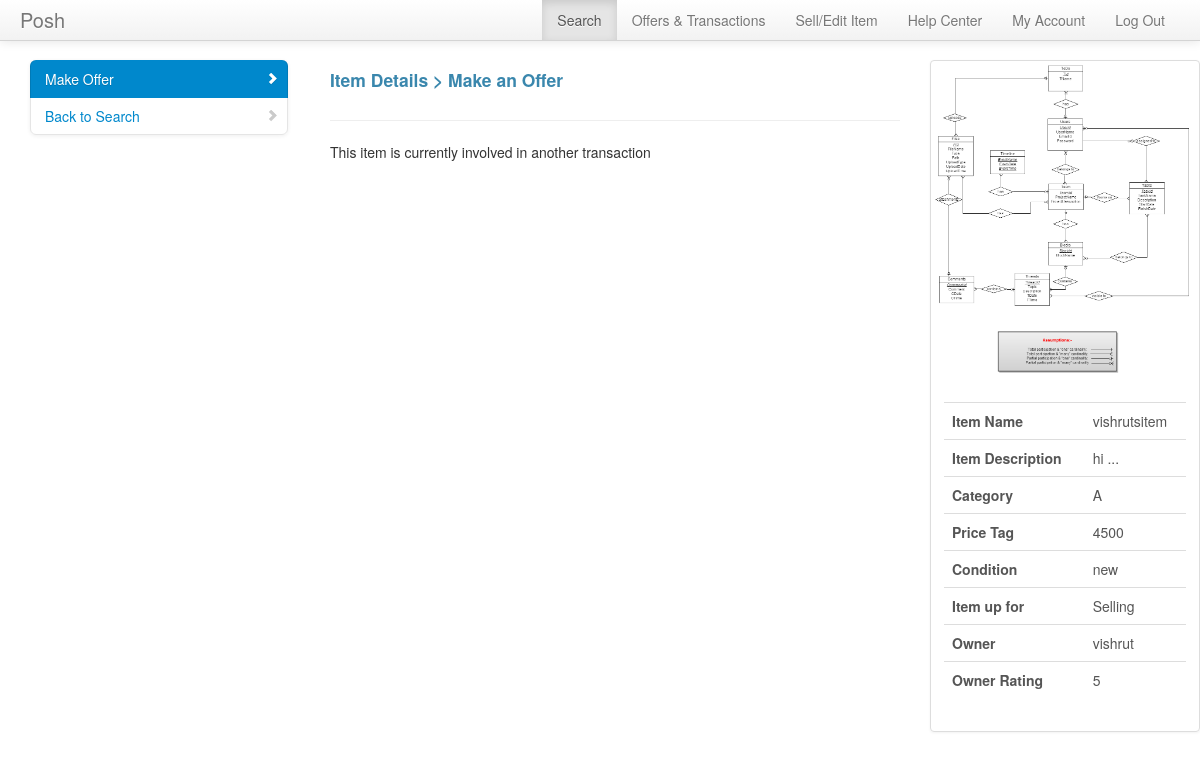
Page /manageoffers/makeoffer.php?itemid=29 (signed in) on the committed database.
### tables this page shows
CREATE TABLE IF NOT EXISTS `inventory` (
  `itemid` int(10) NOT NULL AUTO_INCREMENT,
  `owner` varchar(20) NOT NULL,
  `itemname` varchar(40) NOT NULL,
  `category` varchar(40) NOT NULL,
  `addedon` timestamp NOT NULL DEFAULT CURRENT_TIMESTAMP,
  `pricetag` int(10) NOT NULL,
  `description` varchar(500) NOT NULL,
  `condition` varchar(20) NOT NULL,
  `image` varchar(30) DEFAULT NULL,
  PRIMARY KEY (`itemid`),
  KEY `owner` (`owner`)
);

CREATE TABLE IF NOT EXISTS `users` (
  `username` varchar(20) NOT NULL,
  `studentid` int(10) NOT NULL,
  `email` varchar(40) NOT NULL,
  `firstname` varchar(40) NOT NULL,
  `lastname` varchar(40) NOT NULL,
  `roomno` int(3) NOT NULL,
  `wing` varchar(1) NOT NULL,
  `rating` float NOT NULL,
  `password` varchar(20) NOT NULL,
  `confirmed` int(1) NOT NULL,
  `ratingno` int(11) DEFAULT '1',
  `random` int(11) DEFAULT NULL,
  PRIMARY KEY (`username`)
);

### meekrodb.2.1.class.php (called while the page is built, shortened)
<?php
class DB {
  protected static $mdb = null;
  public static function getMDB() {
    $mdb = DB::$mdb;
    if ($mdb === null) {
      $mdb = DB::$mdb = new MeekroDB();
    }
    return $mdb;
  }
  public static function query() { $args = func_get_args(); return call_user_func_array(array(DB::getMDB(), 'query'), $args); }
  public static function queryFirstRow() { $args = func_get_args(); return call_user_func_array(array(DB::getMDB(), 'queryFirstRow'), $args); }
  public static function count() { $args = func_get_args(); return call_user_func_array(array(DB::getMDB(), 'count'), $args); }
}
class MeekroDB {
  public $dbName = '';
  public $user = '';
  public $password = '';
  public $host = 'localhost';
  public $port = null;
  public $encoding = 'latin1';
  public $queryMode = 'queryAllRows';
  public $param_char = '%';
  public $named_param_seperator = '_';
  public $internal_mysql = null;
  public function __construct($host=null, $user=null, $password=null, $dbName=null, $port=null, $encoding=null) {
    if ($host === null) $host = DB::$host;
    if ($user === null) $user = DB::$user;
    if ($password === null) $password = DB::$password;
    if ($dbName === null) $dbName = DB::$dbName;
    if ($port === null) $port = DB::$port;
    if ($encoding === null) $encoding = DB::$encoding;
    $this->host = $host;
    $this->user = $user;
    $this->password = $password;
    $this->dbName = $dbName;
    $this->port = $port;
    $this->encoding = $encoding;
  }
  public function get() {
    $mysql = $this->internal_mysql;
    if ($mysql == null) {
      if (! $this->port) $this->port = ini_get('mysqli.default_port');
      $mysql = new mysqli($this->host, $this->user, $this->password, $this->dbName, $this->port);
      $mysql->set_charset($this->encoding);
      $this->internal_mysql = $mysql;
    }
    return $mysql;
  }
  public function count() { $args = func_get_args(); return call_user_func_array(array($this, 'numRows'), $args); }
  public function escape($str) {
    $db = $this->get();
    return $db->real_escape_string($str);
  }
  protected function prependCall($function, $args, $prepend) {
    array_unshift($args, $prepend);
    return call_user_func_array($function, $args);
  }
  protected function wrapStr($strOrArray, $wrapChar, $escape = false) {
    if (! is_array($strOrArray)) {
      if ($escape) return $wrapChar . $this->escape($strOrArray) . $wrapChar;
      else return $wrapChar . $strOrArray . $wrapChar;
    } else {
      $R = array();
      foreach ($strOrArray as $element) {
        $R[] = $this->wrapStr($element, $wrapChar, $escape);
      }
      return $R;
    }
  }
  public function freeResult($result) {
    return $result->free();
  }
  public function parseQueryParamsNew() {
    $args = func_get_args();
    $sql = array_shift($args);
    $args_all = $args;
    $posList = array();
    $pos_adj = 0;
    $param_char_length = strlen($this->param_char);
    $named_seperator_length = strlen($this->named_param_seperator);
    $types = array(
      $this->param_char . 'll',
      $this->param_char . 'ls',
      $this->param_char . 'l',
      $this->param_char . 'li',
      $this->param_char . 'ld',
      $this->param_char . 'lb',
      $this->param_char . 's',
      $this->param_char . 'i',
      $this->param_char . 'd',
      $this->param_char . 'b',
      $this->param_char . 'ss'
    );
    foreach ($types as $type) {
      $lastPos = 0;
      while (($pos = strpos($sql, $type, $lastPos)) !== false) {
        $lastPos = $pos + 1;
        $posList[$pos] = $type;
      }
    }
    ksort($posList);
    foreach ($posList as $pos => $type) {
      $type = substr($type, $param_char_length);
      $length_type = strlen($type) + $param_char_length;
      $new_pos = $pos + $pos_adj;
      $new_pos_back = $new_pos + $length_type;
      if ($arg_number_length = strspn($sql, '0123456789', $new_pos_back)) {
        $arg_number = substr($sql, $new_pos_back, $arg_number_length);
        if (! isset($args_all[$arg_number])) $this->nonSQLError("Non existent argument reference (arg $arg_number): $sql");
        $arg = $args_all[$arg_number];
      } else {
        $arg = array_shift($args);
      }
      if (in_array($type, array('s', 'i', 'd', 'b', 'l'))) {
        $array_type = false;
        $arg = array($arg);
        $type = 'l' . $type;
      } else if ($type == 'ss') {
        $result = "'%" . $this->escape(str_replace(array('%', '_'), array('\%', '\_'), $arg)) . "%'";
      } else {
        $array_type = true;
        if (! is_array($arg)) $this->nonSQLError("Badly formatted SQL query: $sql -- expecting array, but didn't get one!");
      }
      if ($type == 'ls') $result = $this->wrapStr($arg, "'", true);
      else if ($type == 'li') $result = array_map('intval', $arg);
      else if ($type == 'ld') $result = array_map('floatval', $arg);
      else if ($type == 'lb') $result = array_map(array($this, 'formatTableName'), $arg);
      else if ($type == 'll') $result = $arg;
      else if (! $result) $this->nonSQLError("Badly formatted SQL query: $sql");
      if (is_array($result)) {
        if (! $array_type) $result = $result[0];
        else $result = '(' . implode(',', $result) . ')';
      }
      $sql = substr_replace($sql, $result, $new_pos, $length_type + $arg_number_length);
      $pos_adj += strlen($result) - ($length_type + $arg_number_length);
    }
    return $sql;
  }
  public function parseQueryParams() {
    $args = func_get_args();
    if (count($args) < 2) return $args[0];
    if (is_string($args[1]) && preg_match('/^[is]+$/', $args[1]) && substr_count($args[0], '?') > 0)
      return call_user_func_array(array($this, 'parseQueryParamsOld'), $args);
    else
      return call_user_func_array(array($this, 'parseQueryParamsNew'), $args);
  }
  public function query() {
    $args = func_get_args();
    if ($this->queryMode == 'buffered' || $this->queryMode == 'unbuffered') {
      return $this->prependCall(array($this, 'queryHelper'), $args, $this->queryMode);
    } else {
      return call_user_func_array(array($this, 'queryAllRows'), $args);
    }
  }
  public function queryUnbuf() { $args = func_get_args(); return $this->prependCall(array($this, 'queryHelper'), $args, 'unbuffered'); }
  protected function queryHelper() {
    $args = func_get_args();
    $type = array_shift($args);
    $is_buffered = ($type == 'buffered');
    $is_null = ($type == 'null');
    $sql = call_user_func_array(array($this, 'parseQueryParams'), $args);
    $db = $this->get();
    $result = $db->query($sql, $is_buffered ? MYSQLI_STORE_RESULT : MYSQLI_USE_RESULT);
    return $result;
  }
  public function queryFirstRow() {
    $args = func_get_args();
    $query = call_user_func_array(array($this, 'queryUnbuf'), $args);
    $result = $this->fetchRow($query);
    return $result;
  }
  protected function checkError() {
    return false;
  }
  public function fetchRow($result = null) {
    return $result->fetch_assoc();
  }
}
?>

### manageoffers/makeoffer.php (the view, shortened to what this page needs)
<!DOCTYPE html>
<?php
$item = DB::queryFirstRow("SELECT * FROM inventory WHERE itemid=%s", $_GET['itemid']);
$existingswap = DB::count();
$existingsell = DB::count();
$existingrent = DB::count();
$involved = array();
$transactions = DB::query("SELECT * FROM transaction");
foreach ($transactions as $transaction) {
	$offerid = $transaction['transactionid'];
	$offerdetails = DB::query("SELECT * from offerdetails where offerid=%i",$offerid);
	$offerdetails = $offerdetails[0];
	array_push($involved, $offerdetails['sellingitem']);
	array_push($involved, $offerdetails['offereditem1']);
	array_push($involved, $offerdetails['offereditem2']);
	array_push($involved, $offerdetails['offereditem3']);
	array_push($involved, $offerdetails['offereditem4']);
}
?>
<html lang="en">
  <head>
    <link href="../bootstrap/css/bootstrap.css" rel="stylesheet">
    <link href="../bootstrap/css/bootstrap-responsive.css" rel="stylesheet">
    <link href="../bootstrap/css/bootstrap-fileupload.css" rel="stylesheet">
    <link href="../bootstrap/css/docs.css" rel="stylesheet">
	</head>
	<body>
		<div class="navbar navbar-fixed-top">
			<div class="navbar-inner">
				<div class="container" style="width: auto; padding: 0 20px;">
					<a class="brand pull-left" href="#">Posh</a>
					<ul class="nav pull-right">
						<li class="active"><a href="../search/searchhome.php">Search</a></li>
						<li><a href="../manageoffers/listoffersbyme.php">Offers & Transactions</a></li>
						<li><a href="../inventory/viewitems.php">Sell/Edit Item</a></li>
						<li><a href="../helpcenter.php">Help Center</a></li>
						<li><a href="../userdetails.php">My Account</a></li>
						<li><a href="../login/logout.php">Log Out</a></li>
					</ul>
				</div>
			</div>
		</div>
		<div class="container" style="width: auto; padding: 20px 0px 0px 0px;">
			<div class="span3 bs-docs-sidebar">
				<ul class="nav nav-list bs-docs-sidenav">
					<li class="active"><a href="#"><i class="icon-chevron-right"></i>Make Offer</a></li>
					<li><a href="../search/searchhome.php"><i class="icon-chevron-right"></i>Back to Search</a></li>
				</ul>
			</div>
			<div class="span6">
			<div class="row-fluid">
			<h4><p class="text-info">Item Details > Make an Offer </p></h4>
			</div>
			<hr>
			<div class="row-fluid">
			<p>
			<?php
			if(!in_array($_GET['itemid'], $involved)){
						$ssrvalue = DB::query("SELECT ssr FROM ssritem WHERE itemid=%i",$item['itemid']);
						$N = count($ssrvalue);
						$ssrstring = "";
						for($i=0;$i<$N;$i++){
							$val = array_values($ssrvalue[$i]);
							if($val[0]=='sell'){
								if($existingsell>0)
									echo '<a href=""><button class="btn btn-large btn-primary align-center disabled" type="button" >Buy This Item!</button> </a><hr>';
								else echo '<a href="../manageoffers/makeofferbuy.php?itemid='.$item['itemid'].'"><button class="btn btn-large btn-primary align-center" type="button">Buy This Item!</button> </a><hr>';
							}
							if($val[0]=='swap'){
								if($existingswap>0)
								echo '<a href=""><button class="btn btn-large btn-success disabled" type="button" >Swap For This Item!</button> </a><hr>';
							else echo '<a href="../manageoffers/makeofferswap.php?itemid='.$item['itemid'].'"><button class="btn btn-large btn-success" type="button" >Swap For This Item!</button> </a><hr>';
							}
							if($val[0]=='rent'){
								if($existingrent>0)
								echo '<a href=""><button class="btn btn-large btn-info disabled" type="button" >Rent This Item!</button> </a><hr>';
							else echo '<a href="../manageoffers/makeofferrent.php?itemid='.$item['itemid'].'"><button class="btn btn-large btn-info" type="button">Rent This Item!</button> </a><hr>';
							}
						}
						echo $ssrstring;
					}
					else
						echo 'This item is currently involved in another transaction';
					?>
			</p>
			</div>
			</div>
			<div class="span3">
			<div class="thumbnail">
			<?php echo '<img src="../upload/'.$item['image'].'" alt="">';?>
			<div class="caption">
				<div class="row-fluid">
				<table class="table table-hover">
				<thead>
					<tr>
					<th></th>
					<th></th>
					</tr>
				</thead>
				<tr>
					<th>Item Name </th>
					<td><?php echo $item['itemname']?></td>
				</tr>
				<tr>
					<th>Item Description </th>
					<td><?php echo substr($item['description'],0,20)."..."?></td>
				</tr>
				<tr>
						<th>Category </th>
						<td><?php echo $item['category']?></td>
				</tr>
				<tr>
					<th>Price Tag </th>
					<td><?php echo $item['pricetag']?></td>
				</tr>
				<tr>
					<th>Condition </th>
					<td><?php echo $item['condition']?></td>
				</tr>
				<tr>
					<th>Item up for </th>
					<td>
					<?php
						$ssrvalue = DB::query("SELECT ssr FROM ssritem WHERE itemid=%i",$item['itemid']);
						$N = count($ssrvalue);
						$ssrstring = "";
						for($i=0;$i<$N;$i++){
							$val = array_values($ssrvalue[$i]);
							if($val[0]=='sell')
								$ssrstring=$ssrstring."Selling ";
						}
						echo $ssrstring;
					?>
					</td>
				</tr>
				<tr>
					<th>Owner </th>
					<td><?php echo $item['owner'];?></td>
				</tr>
				<tr>
					<th>Owner Rating</th>
					<td><?php
					$user = DB::query("SELECT * from users where username=%s", $item['owner']);
					$user = $user[0];
					echo round($user['rating'], 2);
					?></td>
				</tr>
				</table>
			</div>
			</div>
			</div>
			</div>
			</div>
	</body>
</html>

### manageoffers/makeoffer.php (style rules this page uses)
body { padding-top: 40px; padding-bottom: 20px; }

### rows in the picture
inventory: image (picture), itemname "vishrutsitem", description "hi", category "A", pricetag "4500", condition "new", owner "vishrut"
users: rating "5"

### other values in the picture
$ssrstring "Selling"
